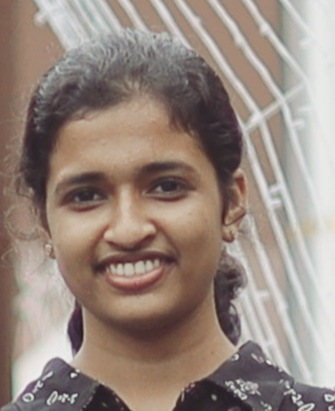
#> input picture one.jpg, 335 x 411 px
$ python FaceDetectionI.py
#> lines starting #> are read from the running program, lines starting #| are printed output that depends on the picture; after the words box and inside, x2 and y2 are one past the last pixel; in counts of white or black regions, pixels touching at a corner belong together
# import
import cv2

# load dataset
trained_data = cv2.CascadeClassifier('face.xml')


#choose image
img = cv2.imread('one.jpg')
#> img is the input picture: shape (411, 335, 3); mean B, G, R 127.2, 136.2, 151.6

#conversion to b&w
grayimg = cv2.cvtColor(img, cv2.COLOR_BGR2GRAY)
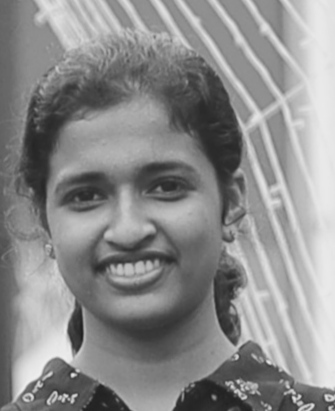
#> grayimg: shape (411, 335); min 31, max 238, mean 139.8

#detect faces
faceCoordinates = trained_data.detectMultiScale(grayimg, scaleFactor=1.2, minNeighbors=5)
#> faceCoordinates = [[25, 106, 211, 211]]


for x,y,w,h in faceCoordinates:

    cv2.rectangle(img, (x,y), (x+w,y+h), (0,0,255),2)
#> this loop made 1 pass
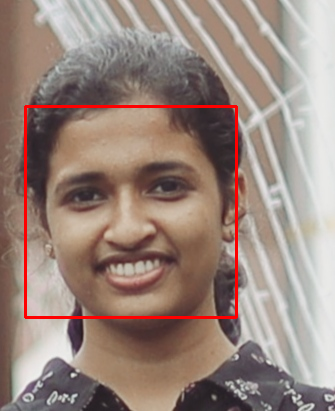
#> img: shape (411, 335, 3); 1.84% of pixels changed, all inside (x1, y1, x2, y2) = (24, 105, 238, 319)

cv2.imshow('window', img)
cv2.waitKey()

print('end')
